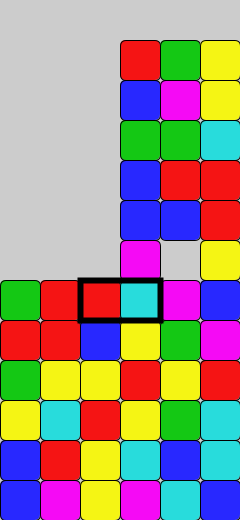
Frame 1 (no input)
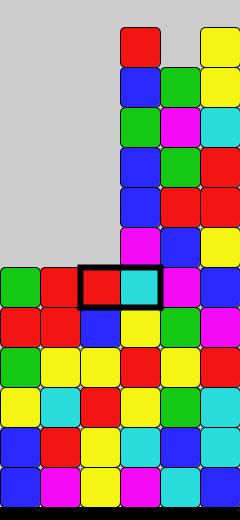
Frame 60 (the mouse pressed at the canvas centre just before this capture)
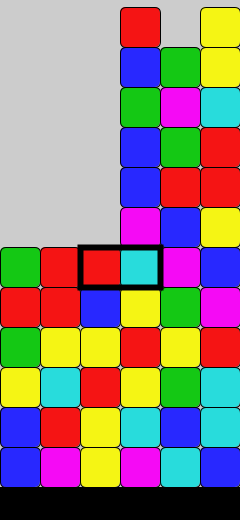
Frame 120 (the mouse held since frame 60 and released just before this capture)

The Processing sketch that drew these frames (run headless with seeded random() and noise(); from frame 60 on, the mouse is pressed at the canvas centre):

// Processing sketch: sketch_140524a_java
// ── sketch_140524a_java.pde
/*
blocks empty dy oldy newy  fallingi
6 3 360    -160 200  480
6 2 240    -80 160    320
5 2 240    -80 160    320
5 1     0 120    160
  
  -1            +80 -40         -160

*/



import java.util.*;

Block[][] blocks;
Cursor cursor;

long timeOfLastMove;
char lastMove;

boolean moving;
int movingi;
int movingrow;
int movingcol;

Block leftblock;
Block rightblock;

int blocksFalling;
int rising;

int pushUp;
RowQueue nextNewRow;

color red = color(245,20,20);
color yellow = color(245,245,20);
color green = color(20,200,20);
color sky = color(40,220,220);
color blue = color(40,40,255);
color pink = color(245,10,245);
color[] colors = {red,yellow,green,sky,blue,pink};

Random r = new Random();

void setup() {
  size(240,520);
  frameRate(30);
  
  timeOfLastMove = 4;
  lastMove = 'n';
  
  moving = false;
  movingi = 0;
  movingrow = -1;
  movingcol = -1;
  
  leftblock = null;
  rightblock = null;
  
  nextNewRow = new RowQueue();
  nextNewRow.enqueue();
  nextNewRow.enqueue();
  /*Block[] newBottomRow = createRandomRow();
  Block[] newBottomRow2 = createRandomRow();
  nextNewRow.enqueue(newBottomRow);
  nextNewRow.enqueue(newBottomRow2);*/
  //print(nextNewRow);
  
  cursor = new Cursor();
  blocks = new Block[13][6];//6 by 12 blocks (really 13)
  
  // ------------------------------------------------------------------------------creating randomly colored blocks for testing purposes
  for (int i=0; i<blocks.length-7; i++) {
     for (int j=0; j<blocks[0].length/2; j++) {
       int k = r.nextInt(colors.length);
       
       addBlock(i,j,colors[k]);
     }
  }
  
  for (int i=0; i<blocks.length-1; i++) {
     for (int j=blocks[0].length/2; j<blocks[0].length; j++) {
       int k = r.nextInt(colors.length);
       
       addBlock(i,j,colors[k]);
     }
  }

  //addBlock(12,2,red);
  blocks[6][4] = null;
  //blocks[5][4] = null;
  //blocks[3][4] = null;
}
 
 

 
void draw() {
  background(204);
  fill(0,0,0);
  rect(0,height-pushUp,240,pushUp);
  deleteBlocks();
  
  // ------------------------------------------------------------------------------DISPLAYING BLOCKS IN THE ARRAY
  //int j = 0;
  for (int row = 0; row < blocks.length; row++) {
    for (int col = 0; col < blocks[row].length; col++) {
      //print("\t"+b.equals(leftblock));
      Block b = blocks[row][col];
      //print(" "+movingcol+" ");
      if ( (b != null) && !( (row == movingrow) && ( (col == movingcol) || (col == movingcol+1) ) ) ){ //block exists, and is not the block defined as being in the row where a move is taking place in the two columns beng moved (aka the blocks switched)
        //j++;
        //print(b.isFalling()+" ");
        b.display();
      }
    }
  }
  
  //print(" "+j);
  
  
  // ------------------------------------------------------------------------------SWITCHING BLOCKS
  if (movingi > 0) { //moving animation
    //two blocks switching
    if ((leftblock != null) && (rightblock != null)) {
      //println(movingi);
      leftblock.setX(40*movingcol + ((8-movingi)*5)); //40*movingcol = original x position, moves 5 pixels to the right per draw iteration
      rightblock.setX(40*movingcol + (movingi*5)); //40*movingcol = ending x position, moves 5 pixels to the left per draw iteration
      movingi--;
      
      //for some reason we need to make these two special snowflakes display separately even if we put the display block after this
      leftblock.display();
      rightblock.display();
    }
    else if ((leftblock == null) && (rightblock != null)) { //block on left is empty space
      rightblock.setX(40*movingcol + (movingi*5)); //40*movingcol = ending x position, moves 5 pixels to the left
      movingi--;
      rightblock.display();
    }
    else if ((rightblock == null) && (leftblock != null)) { //block on right is empty space
      leftblock.setX(40*movingcol + ((8-movingi)*5)); //40*movingcol = original x position, moves 5 pixels to the right
      movingi--;
      leftblock.display();
    }
  }
       
  if (movingi == 0) { //resetting move variables
    leftblock = null;
    rightblock = null;
    //don't want the third if clause in the display block to trigger
    movingrow = -1;
    movingcol = -1;
  }
  
  // ------------------------------------------------------------------------------CHOOSING BLOCKS TO FALL
  for (int row = 1; row < blocks.length; row++) { //I really hope nothing in row 0 is falling
    for (int col = 0; col < blocks[row].length; col++) {
      Block blockInQuestion = blocks[row][col];
      //Block blockBelow = blocks[row-1][col];
      int isEmptyBelow = isEmptyBelow(blockInQuestion);
      if ((isEmptyBelow != -1) && (isEmptyBelow != row) /*(blockBelow == null)*/ && (blockInQuestion != null) && !blockInQuestion.isFalling()) {//empty space below, block exists and has not already been assigned true/end variables
        blockInQuestion.setFalling(true);
        //int endingRow = row-1;
        blockInQuestion.setTEMP(blockInQuestion.getY()); //dummy variable to keep track of where the block started
        //while ((endingRow > 0) && (blocks[endingRow-1][col] == null)) { //while the block immediately beneath the block in question is void
          //endingRow--;
        //}
        //print("\t"+endingRow);
        /*int endRow = isEmptyBelow;
        for (int rowBetween = endRow; rowBetween < row; rowBetween++) {
          if (blocks[rowBetween][col] != null) {
            endRow++;
          }
        }
        blockInQuestion.setEndingRow(endRow);
        */
        updateEndingRow(blockInQuestion);
        //print(" choosing ");
      }
    }
  }
    

  
  // ------------------------------------------------------------------------------HAVING BLOCKS FALL
  for (Block[] row : blocks) {
    for (Block b : row) {
      if ((b != null) && (b.isFalling())) {
         //print(b.isFalling());
         //int endRow = b.getEndingRow();
         //print(" "+endRow+" ");
         //if (endRow != ((height-b.getY())/40)-1) {
           updateEndingRow(b); //see comment on update function
         //}
         //print(" falling ");
         int endRow = b.getEndingRow();
         int endY = height-(40*(endRow+1));
         int currentY = b.getY();
         int bCol = b.getX()/40;
         int bRow = ((height-b.getTEMP())/40)-1;
         int shift = b.isThereABlockStuckInsideMe();
         if (shift != -1) {
           //print("\t"+currentY+" ");
           b.setY(currentY-(42-shift)); 
           //b.display();        
           //print(b.getY()+"\t");
           //test = b;
           //blocks[bRow][bCol] = null;
         }
         if (currentY < endY) { //hasn't reached the endRow
           b.setY(b.getY()+2); //IT TOOK ME THREE DAYS TO FIGURE OUT THAT CURRENTY SHOULD NOT BE USED HERE
           b.fall();
         }
         else { //hooray we finished falling
           blocksFalling--;
           b.setFalling(false);
           //print(b.isFalling());

           //print(bRow+"\t");
           color bColor = b.getColor();
           //print(bRow+" "+bCol);
           //print(" "+bRow+" "+bCol);
           Block mightBeOldBlock = blocks[bRow][bCol]; 
           //print("THE"+bRow+" "+bCol+"TH"+b.getY()+"E"); //works correctly afaik
             //print("the");
           if (mightBeOldBlock != null && b.blockEquals(mightBeOldBlock)) {//removing block from old location
             //print("the");
             blocks[bRow][bCol] = null; //isOldBlock
           }             
           addBlock(endRow,bCol,bColor); //putting block in new location
           //print("YOU");
         }
      }
    }
  }
           
         
  // ------------------------------------------------------------------------------FALLING PREVENTING RISING
  for (int row = 0; row < blocks.length; row++) {
    for (int col = 0; col < blocks[0].length; col++) {
      Block b = blocks[row][col];
      if ((b != null) && (b.isFalling())) {
        blocksFalling++;
      }
    }
  }
          
  
  // ------------------------------------------------------------------------------PRESSING KEYS
  if (keyPressed) {
    long currentTime = System.nanoTime();
    //println(currentTime);
    //println("\t"+(currentTime - timeOfLastMove));
    if (((currentTime - timeOfLastMove > Integer.MAX_VALUE/20) && (!moving)) || (key != lastMove)) {
      /*
basically doesn't allow a move in the same direction for a certain
length of time unless the cursor has already moved in a different direction
DON'T TWEAK THIS
*/
      moving = true;
      lastMove = key;
      
      
      timeOfLastMove = currentTime;
      if (key == 'w') {
        //timeOfLastMove = currentTime;
        cursor.moveUp();
      }
      if (key == 'a') {
        //timeOfLastMove = currentTime;
        cursor.moveLeft();
      }
      if (key == 's') {
        //timeOfLastMove = currentTime;
        cursor.moveDown();
      }
      if (key == 'd') {
        //timeOfLastMove = currentTime;
        cursor.moveRight();
      }
      if (key == ENTER) {
        //timeOfLastMove = currentTime;
        movingi = 7; //HEY WE'RE MOVING NOW
        movingrow = cursor.getRow();
        movingcol = cursor.getCol();
        
        
        leftblock = blocks[movingrow][movingcol];
        if ((leftblock != null) && leftblock.isFalling()) { //don't fall and move that's just wrong
          leftblock = null;
        }
        
        rightblock = blocks[movingrow][movingcol+1];
        if ((rightblock != null) && rightblock.isFalling()) {
          rightblock = null;
        }
        
        //leftblock.moving(true);
        //rightblock.moving(true);
        
        if (leftblock != null) {
          color leftcolor = leftblock.getColor();
          blocks[movingrow][movingcol+1] = new Block(movingrow,movingcol+1,leftcolor);
          int isEmptyBelowRight = isEmptyBelow(blocks[movingrow][movingcol+1]);
          if ((isEmptyBelowRight != -1) && (isEmptyBelowRight != movingrow)) {
            blocks[movingrow][movingcol+1].setFalling(true);
            //print("LEFT FALLING");
          }
          
          if (rightblock == null) {
            blocks[movingrow][movingcol] = null;
          }
        }
        
        if (rightblock != null) {
          color rightcolor = rightblock.getColor();
          blocks[movingrow][movingcol] = new Block(movingrow,movingcol,rightcolor);
          int isEmptyBelowLeft = isEmptyBelow(blocks[movingrow][movingcol]);
          if ((isEmptyBelowLeft != -1) && (isEmptyBelowLeft != movingrow)) {
            blocks[movingrow][movingcol].setFalling(true);
            
            //print("RIGHT FALLING");
          }
          
          if (leftblock == null) {
            blocks[movingrow][movingcol+1] = null;
          }
          /* first we switch the blocks in the array, then we do the animation
this is to prevent any POTENTIAL case where the user swaps a block while it is still moving */
        }
      }
    }
  }
  
  // ------------------------------------------------------------------------------BLOCK RISING

  if (blocksFalling <= 0) {
    //print(anyFalling+" ");
    rising++;
    if (rising%3 == 0) {
      pushUp++;
      if (pushUp%40 == 0) {
        //print(pushUp+" ");
        pushUp = 0;
        cursor.moveUp();
        //print(nextNewRow);
        Block[] newBottomRow = nextNewRow.dequeue();
        /*Block[] newNext = createRandomRow();
        nextNewRow.enqueue(newNext);*/
        nextNewRow.enqueue();
        for (int row = blocks.length-1; row >= 0; row--) {
          for (int col = 0; col < 6; col++) {
            Block b = blocks[row][col];
            if ((b != null)){ //&& (!b.isFalling())) {
              int bcol = b.getX()/40;
              int brow;
              if (b.isFalling()) {
                brow = ((height-b.getTEMP())/40)-1;
              }
              else {
                brow = ((height-b.getY())/40)-1;
              }
              color bc = b.getColor();
              blocks[row][col] = null;
              addBlock(brow+1,bcol,bc);
            }
          }
        }
        blocks[0] = newBottomRow;
        //println("\n\n\n");
      }
    }
  }
  
  // ------------------------------------------------------------------------------MISC DRAW ITERATIONS

  print(blocksFalling+"\t");
  blocksFalling = 0;
  cursor.display(); //cursor is drawn on top of the blocks
  //println("\n");
}





// ------------------------------------------------------------------------------MISC FUNCTIONS
  
void addBlock(int row, int col, color c) {
  if (row < blocks.length) {
    blocks[row][col] = new Block(row,col,c);
  }
}

void keyReleased() {
  moving = false;
}

int isEmptyBelow(Block b) { //returns -1 if nothing empty below b, otherwise returns the lowest row of emptiness
  if (b == null) {
    return -1;
  }
  int col = b.getX()/40;
  int row = ((height-b.getY())/40)-1;
  for (int rowBelow = 0; rowBelow < row; rowBelow++) {
    if (blocks[rowBelow][col] == null) {
      return rowBelow;
    }
  }
  return row;
}

void updateEndingRow(Block b) { //i.e. block is falling and another block gets switched under its fall
  int row = ((height-b.getY())/40)-1;
  int col = b.getX()/40;
  int endRow = isEmptyBelow(b);
  //print(" "+endRow);
  for (int rowBetween = endRow; rowBetween < row; rowBetween++) {
    //print(rowBetween+" "+row+" "+col+"\t");
    if (blocks[rowBetween][col] != null) {
      endRow++;
    }
  }
  //println("");
  //if(row < endRow) {//whoops you overshot it
  //  b.setEndingRow(endRow+1);
  //}
  //else {
    //print(endRow);
    b.setEndingRow(endRow);
 // }
}

void deleteBlocks(){
  //Sets triplets and more in columns to be deleted
  for(int x = 0; x < 6; x++){
    int num = 0;
    color tempC = #FFFFFF;
    for(int y = 0; y < 12; y++){
      if (pushUp == 0) {
        //print(y+" "+x+" "+blocks[y].length+" ");
        //print(blocks[y][x]+"\t");
      }
      if(blocks[y][x] == null){
        num = 0;
        tempC = #FFFFFF;
      }
      else if((blocks[y][x].getColor() == tempC) && (!blocks[y][x].isFalling())){
        num++;
        if(num >= 3){
          blocks[y-2][x].delete();
          blocks[y-1][x].delete();
          blocks[y][x].delete();
        }
      }
      else{
        num = 1;
        tempC = blocks[y][x].getColor();
      }
    }
  }
  //Sets triplets and more in rows to be deleted
  for(int y = 0; y < 12; y++){
    int num = 0;
    color tempC = #FFFFFF;
    for(int x = 0; x < 6; x++){
      if(blocks[y][x] == null){
        num = 0;
        tempC = #FFFFFF;
      }
      else if(blocks[y][x].getColor() == tempC && (!blocks[y][x].isFalling())){
        num++;
        if(num >= 3){
          blocks[y][x-2].delete();
          blocks[y][x-1].delete();
          blocks[y][x].delete();
        }
      }
      else{
        num = 1;
        tempC = blocks[y][x].getColor();
      }
    }
  }
  //Deletes blocks set to be deleted
  for(int y = 0; y < 12; y++){
    for(int x = 0; x < 6; x++){
      if(blocks[y][x] != null && blocks[y][x].toBeDeleted()){
        blocks[y][x] = null;
      }
    }
  }
}
 

 
//-------------------------------------------------------------------------------------------------

class Block {
  private int x,y,endingRow,temp,fallingi;
  private color c;
  private boolean falling,delete;
  
  public Block(int row, int col, color c) {
    x = 40*col;
    y = height-(40*(row+1));
    this.c = c;
    falling = false;
    delete = false;
  }
  
  public boolean blockEquals(Block b) {
    //this is used when a block has finished falling
    //"is the block I am looking at this block before it fell"
    int dy = fallingi/4;
    int oldy = y-dy;
    boolean xEqual = (b.getX() == x);
    boolean yEqual = (b.getTEMP() == oldy);
    boolean colEqual = (b.getColor() == c);
    //print("       "+b.getTEMP()+" "+oldy+" "+fallingi+" "+dy+"\t");
    
    //print("\t"+xEqual + yEqual + colEqual);
    return (xEqual && yEqual && colEqual);
  }
  
  public void fall() {
    fallingi = fallingi+8;
  }
  
  public int isThereABlockStuckInsideMe() {
    for (int row = 0; row < blocks.length; row++) {
      int col = x/40;
      //print(row+" "+col+"\t");
      Block otherblock = blocks[row][col];
      if ((otherblock != null) && (!otherblock.equals(this)) && otherblock.isFalling()) {
        //print(x+" "+y+"\t");
        int otherY = otherblock.getY();
        int difference = otherY - y;
        //print(difference+" ");
        if ((difference < 40) && (difference > 0)) {
         return difference;
        }
      }
    }
    return -1;
  }
           
  public color getColor() {return c;}
  
  public void setX(int i) {x = i;
    //print("\t"+x+","+c);
  }
  public int getX() {return x;}

  public void setY(int i) {y = i;}
  public int getY() {return y;}
  
  public void setTEMP(int i) {temp = i;}
  public int getTEMP() {return temp;}
  
  public void setEndingRow(int r) {endingRow = r;}
  public int getEndingRow() {return endingRow;}
  
  public void setFalling(boolean b) {falling = b;}
  public boolean isFalling() {return falling;}
  
  public boolean toBeDeleted() {return delete;}
  public void delete() {delete = true;}
  
  public void display() {
    fill(c);
    rect(x,y-pushUp,40,40,6);
  }
  
}

class Cursor {
  private int row, leftcol; //cursor is 2 columns wide
  
  public Cursor() {
    row = 5;
    leftcol = 2;
  }
  
  public int getRow() {return row;}
  public int getCol() {return leftcol;}
  
  public void display() {
    int x = 40*leftcol;
    int y = height-(40*(row+1));
    
    strokeWeight(6);
    fill(0,0,0,0); //empty rectangle
    rect(x,y-pushUp,80,40);
    strokeWeight(1); //don't want the blocks to be as thick as the cursor
  }
  
  public void moveLeft() {
    if (leftcol > 0) {
      leftcol--;
    }
  }
  
  public void moveRight() {
    if (leftcol < 4) {
      leftcol++;
    }
  }
  
  public void moveUp() {
    if (row < 12) {
      row++;
    }
  }
  
  public void moveDown() {
    if (row > 0) {
      row--;
    }
  }
  
}


class RowQueue {
  Block[][] queue;
  int i;
  
  public RowQueue() {
    queue = new Block[2][1];
  }
  
  public Block[] dequeue() {
    Block[] temp = queue[i];
    queue[i] = null;
    ;//print(temp);
    return temp;
  }
  
  public void enqueue() {
    //print(queue[i]);
    //if (queue[i] == null) {
      //print("HELLO");
      queue[i] = createRandomRow();
      if (i == 0) {
        i = 1;
      }
      else {
        i = 0;
     // }
    }
  }
  
  public String toString() {
    return "\t["+Arrays.toString(queue[0])+"]"+Arrays.toString(queue[1])+"]]\t";
  }
  
  public Block[] createRandomRow() { //designed for the bottom, and only the bottom, row
    Block[] ret = new Block[6];
    for (int i = 0; i < 6; i++) {
      ret[i] =  new Block(0,i,colors[r.nextInt(colors.length)]);
    }
    //print(Arrays.toString(ret));
    return ret;
  }
 
}
  
